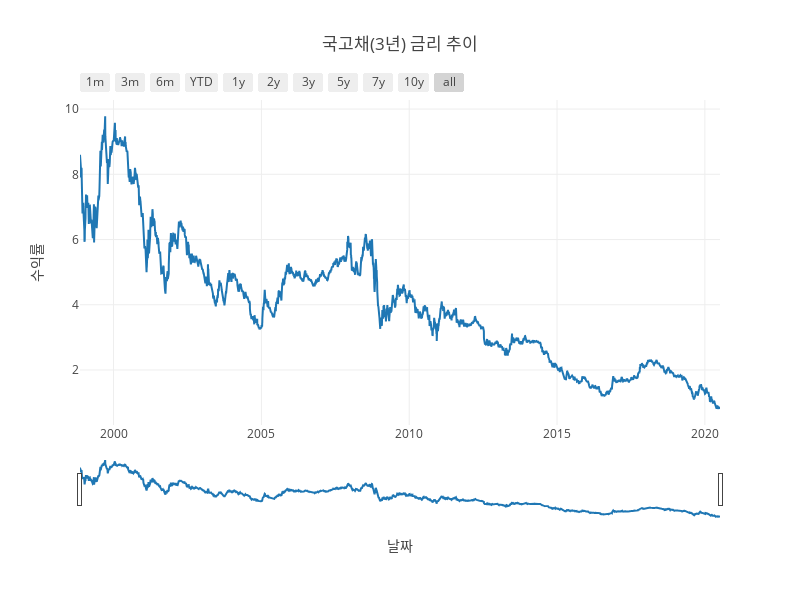

Write notebook code for a chart like this one.
### Code cell
import plotly.graph_objs as go
from plotly.offline import download_plotlyjs, init_notebook_mode, plot, iplot
init_notebook_mode(connected=True)

# Plotting 
trace = go.Scatter(x=Interest_rate.index, y=Interest_rate["DATA_VALUE"]) 
layout = go.Layout( title='국고채(3년) 금리 추이', 
                    xaxis=dict( 
                            rangeselector=dict( 
                                buttons=list(
                                    [ dict(count=1, label='1m', step='month', stepmode='backward'), 
                                        dict(count=3, label='3m', step='month', stepmode='backward'), 
                                        dict(count=6, label='6m', step='month', stepmode='backward'), 
                                        dict(count=1, label="YTD", step="year", stepmode="todate"),
                                        dict(count=1, label="1y",step="year", stepmode="backward"),
                                        dict(count=2, label="2y",step="year", stepmode="backward"),
                                        dict(count=3, label="3y",step="year", stepmode="backward"),
                                        dict(count=5, label="5y",step="year", stepmode="backward"),
                                        dict(count=7, label="7y",step="year", stepmode="backward"),
                                        dict(count=10, label="10y",step="year", stepmode="backward"),
                                        dict(step='all') ]) 
                                    ), 
                            rangeslider=dict(visible=True), 
                            type='date',
                            title='날짜'
                            ),
                        yaxis=dict(title='수익률'),
                        width=800, height=600
                        )

data1=[trace] 
fig1 = dict(data=data1, layout=layout)
iplot(fig1)

### Figure 1 — Plotly figure (JSON) as saved in the notebook; plotly's stock layout.template omitted (floating-point values rounded to 4 significant figures; data arrays with more than 128 entries replaced by an {"elided": "..."} marker saying what was removed)
{"data": [{"type": "scatter", "uid": "3369ca97-2774-4779-9502-87ed9c6d0650", "x": {"elided": "5374 str values"}, "y": {"elided": "5374 float values"}}], "layout": {"height": 600, "title": {"text": "국고채(3년) 금리 추이"}, "width": 800, "xaxis": {"rangeselector": {"buttons": [{"count": 1, "label": "1m", "step": "month", "stepmode": "backward"}, {"count": 3, "label": "3m", "step": "month", "stepmode": "backward"}, {"count": 6, "label": "6m", "step": "month", "stepmode": "backward"}, {"count": 1, "label": "YTD", "step": "year", "stepmode": "todate"}, {"count": 1, "label": "1y", "step": "year", "stepmode": "backward"}, {"count": 2, "label": "2y", "step": "year", "stepmode": "backward"}, {"count": 3, "label": "3y", "step": "year", "stepmode": "backward"}, {"count": 5, "label": "5y", "step": "year", "stepmode": "backward"}, {"count": 7, "label": "7y", "step": "year", "stepmode": "backward"}, {"count": 10, "label": "10y", "step": "year", "stepmode": "backward"}, {"step": "all"}]}, "rangeslider": {"visible": true}, "title": {"text": "날짜"}, "type": "date"}, "yaxis": {"title": {"text": "수익률"}}}}
